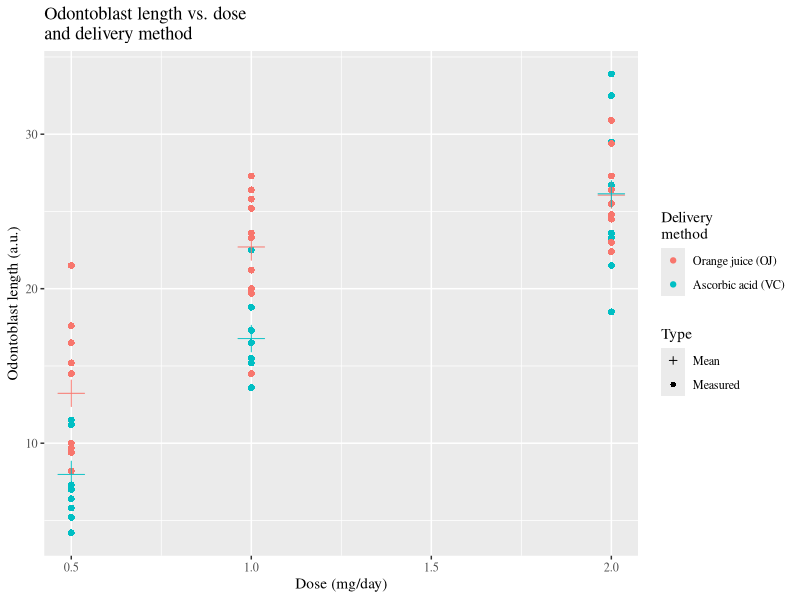

Write the R code that produced this figure.
## ---- chunk 1
library(knitr)

# TRUE relegates most code chunks to appendices and disables result output
# by default
tidydoc <- TRUE

# figure width 4 inches (PDF output), height = width/goldenratio, center
# figures
opts_chunk$set(fig.width=6, fig.height=6/1.618, fig.align='center')

# Disable the LaTeX comment from the output of print.xtable,
# enable booktabs style table output
options(xtable.comment = FALSE, xtable.booktabs = TRUE)

# Increase the penalty for using scientific notation (in order to
# format Nperm as integer)
options(scipen = 1)

if (tidydoc)
{
    opts_chunk$set(results='hide', echo=FALSE, message=FALSE,
                   size='scriptsize')
}
## ---- chunk 2
library(ggplot2)
library(datasets)
library(xtable)

# Temporarily disable warnings while dplyr is loaded
oldw <- getOption("warn")
options(warn = -1)
library(dplyr)
options(warn = oldw)

data("ToothGrowth")
#tg <- ToothGrowth[, c("len", "supp", "dose")]

# Set random seed for repeatability
set.seed(160808)
## ---- chunk 3
# Determine the mean odontoblast length for each combination of dose
# and delivery method
tgmeans <- group_by(ToothGrowth, supp, dose) %>%
    summarize(len = mean(len)) %>%
    ungroup()
# Ensure that the columns of tgmeans are in the same order as in tg
tgmeans <- tgmeans[, names(ToothGrowth)]

# Combine the measurement results and the computed means for plotting
tgc <- rbind(ToothGrowth, tgmeans)

# Add a factor variable to indicate whether the row is measured data
# or a mean
tgc <- cbind(tgc,
             type = factor(c(rep("Measured", times = nrow(ToothGrowth)),
                             rep("Mean", times = nrow(tgmeans)))))

# Prepare a plot of length vs dose using ggplot2
gt <- ggplot(tgc, aes(x = dose, y = len))
## ---- chunk 4
# Color markers by delivery methods, choose marker size and type
# based on whether showing mean or measured data
gt <- gt + geom_point(aes(color = supp, size = type, shape = type)) + 
    scale_size_manual(values = c("Measured" = 2, "Mean" = 6)) +
    scale_shape_manual(name = "Type", values = c("Measured" = 16, "Mean" = 3)) +
    scale_color_discrete(name = "Delivery\nmethod", breaks = c("OJ", "VC"),
                         labels = c("Orange juice (OJ)", "Ascorbic acid (VC)")) +
    guides(size = FALSE) +
    labs(x = "Dose (mg/day)", y = "Odontoblast length (a.u.)", title = "Odontoblast length vs. dose\nand delivery method") +
    theme(text = element_text(family = "serif"))
    
print(gt)
## ---- chunk 5
# Create a data frame of the possible combinations of delivery method
# and dose, one combination per row
# The leftmost variable variest fastest, the rightmost slowest
metxdose <- expand.grid(supp = unique(tgc$supp), dose = unique(tgc$dose))

# Set the significance level
signif.level <- 0.05

# Choose the p value adjustment method to control the false discovery
# rate (using p.adjust())
#adj.method <- "bonferroni"
adj.method <- "BH"

# Indices of the elements of a lower triangular matrix (main diagonal omitted)
# Thanks to: http://stackoverflow.com/a/20898910
# We want to consider each dose--method pair only once
rows <- nrow(metxdose)
rowinds <- rev(abs(sequence(seq.int(rows - 1)) - rows) + 1)
colinds <- rep.int(seq.int(rows - 1), rev(seq.int(rows - 1)))
idx <- cbind(rowinds, colinds)

# Form a list of the index pairs; each element of the list identifies
# a dose-method combination, i.e., a row in metxdose
idxl <- lapply(seq_len(nrow(idx)), function(i) as.vector(idx[i,]))

# Remove from consideration the indices which consider to pairs
# where both the dose and the delivery method differ
onediffers <- sapply(idxl, function(x) any(metxdose[x[1], ]
                                           == metxdose[x[2], ]))
idxl <- idxl[onediffers]

# Function to calculate the two-sided t-test between the identified
# pair of dose-method combinations. The calculated difference is
# data.r-data.c, where data.c is the combination corresponding to the
# index on the column in the metxdose matrix and data.r corresponds to
# the row.
calculate_stat <- function(l)
{
    data.r <- ToothGrowth[ToothGrowth$supp == metxdose[l[1], "supp"] &
                  ToothGrowth$dose == metxdose[l[1], "dose"], "len"]
    data.c <- ToothGrowth[ToothGrowth$supp == metxdose[l[2], "supp"] &
                  ToothGrowth$dose == metxdose[l[2], "dose"], "len"]
    t.test(data.r, data.c, paired = FALSE, var.equal = FALSE)
}

# Perform the t tests for each element in idxl, and for convenience
# separate the p values of the calculated differences of means
# and the differences themselves into separate vectors
t.test.results <- lapply(idxl, calculate_stat)
p.values <- sapply(t.test.results, function(res) res$p.value)
meandeltas <- sapply(t.test.results, function(res) -diff(res$estimate))
names(meandeltas) <- NULL

# Calculate the adjusted p values
p.adj.values <- p.adjust(p.values, method = adj.method)

# Create descriptive yet concise row and column names for use in the 
# result matrix
rowcolnames <- apply(metxdose, 1, paste, collapse = " ")

# Construct empty matrices into which the calculated p values, adjusted
# p values, mean deltas and whether the result is significant or not are placed
# Since the matrix data is given as a 0-length vector, they are filled
# with NAs.
p.values.mat <- matrix(data = numeric(), nrow = rows, ncol = rows,
                       dimnames = list(rowcolnames, rowcolnames))
p.adj.values.mat <- p.values.mat
meandeltas.mat <- p.values.mat
p.signif.mat <- matrix(data = logical(), nrow = rows, ncol = rows,
                       dimnames = list(rowcolnames, rowcolnames))

# Populate the matrices created above
for (i in seq_along(idxl))
{
    row <- idxl[[i]][1]
    col <- idxl[[i]][2]
    p.values.mat[row, col] <- p.values[i]
    p.adj.values.mat[row, col] <- p.adj.values[i]
    meandeltas.mat[row, col] <- meandeltas[i]
    p.signif.mat[row, col] <- p.adj.values[i] < signif.level
}
rm(row, col)
## ---- chunk 6
# Round the mean deltas to 3 digits; NAs are encoded as "NA"
meandeltas.str <- format(meandeltas.mat, digits = 3)
# Append a semicolon after (valid) numbers, do not append after NAs
meandeltas.str <- gsub("(-?[[:digit:]]+\\.[[:digit:]]+)", "$\\1$;",
                       meandeltas.str)
# Replace "NA" cells with a LaTeX macro coloring that (now empty)
# cell gray
meandeltas.str <- gsub("^[[:blank:]]+NA$", "\\\\cellcolor[gray]{0.9}",
                       meandeltas.str)

# Round p values to 3 digits
p.values.str <- format(p.values.mat, digits = 3)
# Remove NA values
p.values.str <- gsub("^[[:blank:]]+NA$", "", p.values.str)
# Reformat scientific formatting to a nice, LaTeX format
p.values.str <- gsub("(-?[[:digit:]]+\\.[[:digit:]]+)e(-)?\\+?0*([[:digit:]]+)$", "$\\1 \\\\times 10^{\\2\\3}$", p.values.str)

# Create logical vectors identifying significant and non-significant
# results
signif.ind <- which(!is.na(p.values.mat) & p.signif.mat)
not.signif.ind <- which(!is.na(p.values.mat) & !p.signif.mat)

tablecell.str <- paste(meandeltas.str, p.values.str)

tablecell.str[signif.ind] <- paste("\\cellcolor[RGB]{153,255,153}",
                                  tablecell.str[signif.ind])
tablecell.str[not.signif.ind] <- paste("\\cellcolor[RGB]{255,173,153}",
                                      tablecell.str[not.signif.ind])

tablecell.str <- matrix(tablecell.str, rows, rows,
                        dimnames = list(rowcolnames, rowcolnames))
tablecell.str <- tablecell.str[-1, -rows]
print(xtable(tablecell.str, align = c("r", rep("c", rows-1))),
      sanitize.text.function = identity, size = "small")
## ---- chunk 7
Nperm <- 10000
doses <- unique(ToothGrowth$dose)
## ---- chunk 8
# Create a data frame for storing the results of the permutation tests
perms <- data.frame(matrix(numeric(Nperm*length(doses)*2), ncol = 2))
names(perms) <- c("deltamean", "dose")
perms[, "greater"] <- logical()

testStat <- function(x, suppgrp)
{
    mean(x[suppgrp == "OJ", "len"]) - mean(x[suppgrp == "VC", "len"])
}

obsdeltas <- numeric(3)
    
for (i in seq_along(doses))
{
    dosei <- doses[i]
    tgdose <- subset(ToothGrowth, dose == dosei)

    obsdeltas[i] <- testStat(tgdose, tgdose$supp)
    
    offset <- (i-1)*Nperm
    perms[(offset + 1:Nperm), "deltamean"] <-
        sapply(seq(Nperm), function(x) testStat(tgdose, sample(tgdose$supp)))
    perms[(offset + 1:Nperm), "dose"] <- dosei
    perms[(offset + 1:Nperm), "greater"] <-
        perms[(offset + 1:Nperm), "deltamean"] > obsdeltas[i]
}

dosetab <- perms %>%
    group_by(dose) %>%
    summarize(meandelta = mean(deltamean), sddelta = sd(deltamean),
              greater = mean(greater))
dosetab <- cbind(dosetab, obsdelta = obsdeltas)
dosetab <- select(dosetab, dose, obsdelta, everything())
names(dosetab) <- c("Dose", "$\\hat{\\Delta}$", "$\\bar{\\Delta}$",
                    "$\\sigma$", "$\\bar{\\Delta} > \\hat{\\Delta}$")
## ---- chunk 9
print(xtable(dosetab, digits = c(1, 1, 2, 2, 2, 4)),
      include.rownames = FALSE, sanitize.colnames.function = identity)
## ---- chunk 10

## ---- chunk 11

## ---- chunk 12

